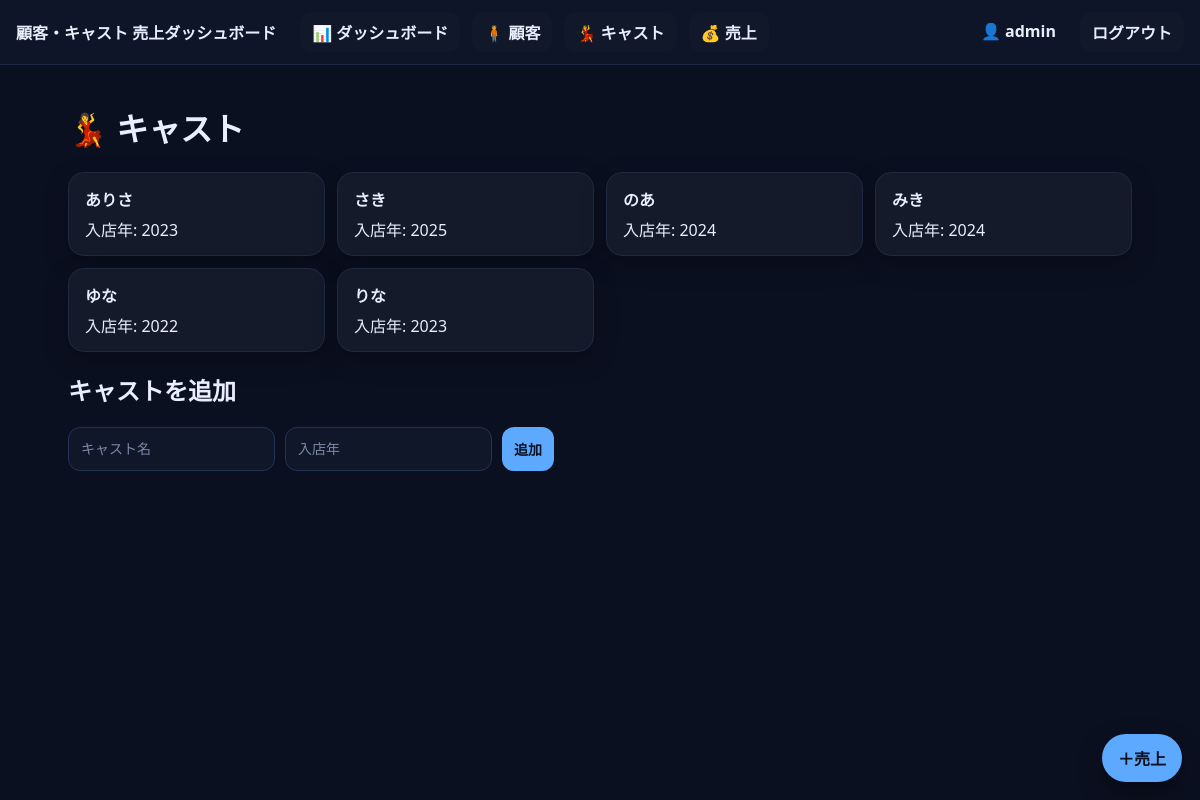
Page /casts (signed in) on the committed database.
### tables this page shows
CREATE TABLE casts (id INTEGER PRIMARY KEY AUTOINCREMENT, name TEXT NOT NULL UNIQUE, joined_year INTEGER);

### main.py (the view)
@app.get("/casts", response_class=HTMLResponse)
def casts(request: Request):
    redir = require_login(request)
    if redir: return redir
    conn = get_db()
    rows = conn.execute("SELECT * FROM casts ORDER BY name").fetchall()
    return templates.TemplateResponse("casts.html", {"request": request, "rows": rows})

### templates/casts.html
{% extends "base.html" %}{% block content %}
<h1>💃 キャスト</h1>
<div class="grid">{% for r in rows %}
  <div class="card"><div class="card-title">{{ r["name"] }}</div><div>入店年: {{ r["joined_year"] or "-" }}</div></div>
{% endfor %}</div>
<h2>キャストを追加</h2>
<form method="post" action="/casts/add" class="form-row">
  <input type="text" name="name" placeholder="キャスト名" required>
  <input type="number" name="joined_year" placeholder="入店年">
  <button type="submit" class="primary">追加</button>
</form>
{% endblock %}

### static/style.css (style rules this page uses)
:root { --bg: #0b1020; --card: #141a2a; --text: #e9eefc; --muted: #aeb7d1; --accent: #5da9ff; --accent-strong: #7fc1ff; --border: #1f2940; }
* { box-sizing: border-box; }
html, body { height: 100%; }
body { margin: 0; background: var(--bg); color: var(--text); font-family: "Noto Sans JP", "Hiragino Kaku Gothic ProN", "Yu Gothic UI", system-ui, -apple-system, Segoe UI, Roboto, sans-serif; -webkit-font-smoothing: antialiased; -moz-osx-font-smoothing: grayscale; }
.cards, .grid { display: grid; gap: 12px; grid-template-columns: repeat(auto-fit, minmax(240px, 1fr)); }
.card { background: var(--card); border: 1px solid var(--border); border-radius: 16px; padding: 14px 16px; box-shadow: 0 8px 24px rgba(0,0,0,.25); }
.card-title { font-weight: 700; margin-bottom: 6px; }
.form-row { display: flex; flex-wrap: wrap; gap: 10px; margin: 12px 0; }
.form-row input, .form-row select, .form-row button { padding: 12px 12px; border-radius: 12px; border: 1px solid #243355; background: #0f1729; color: var(--text); font-size: 14px; }
.form-row input::placeholder { color: #7c89a9; }
button { background: #17315e; cursor: pointer; }
button.primary { background: var(--accent); color: #0c1224; font-weight: 800; border: none; }

### rows in the picture
casts: name "ありさ", joined_year "2023"
casts: name "さき", joined_year "2025"
casts: name "のあ", joined_year "2024"
casts: name "みき", joined_year "2024"
casts: name "ゆな", joined_year "2022"
casts: name "りな", joined_year "2023"

### other values in the picture
{{ request.session['user']['username'] }} "admin"
